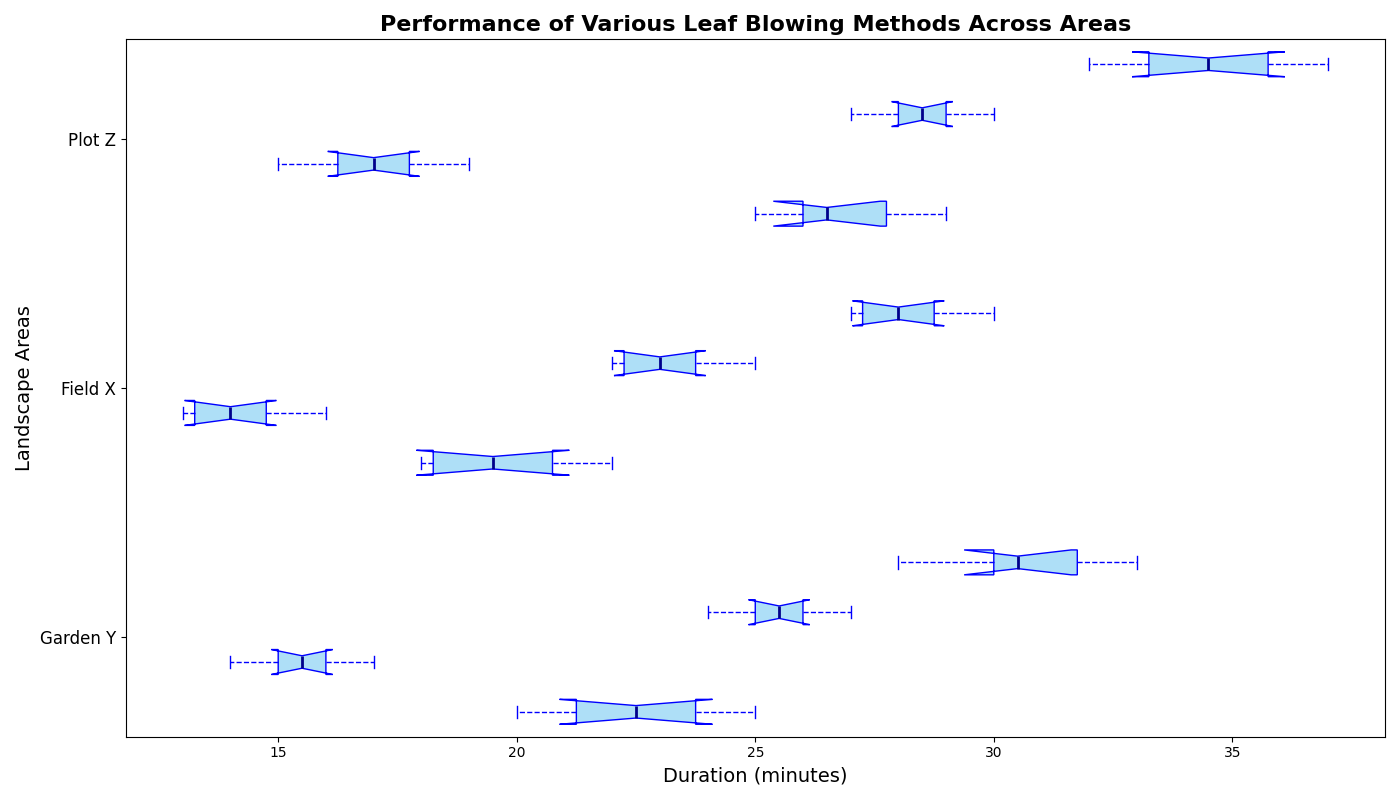

Write Python code to recreate this figure.
import matplotlib.pyplot as plt
import numpy as np

# Updated technique and lawn names
techniques = ['Fast Sweep', 'Crater', 'Accurate', 'Eco Friendly Mode']
lawns = ['Garden Y', 'Field X', 'Plot Z']

# Data remains the same
sweep_data = [[20, 22, 23, 21, 24, 25], [18, 20, 18, 21, 19, 22], [25, 27, 26, 28, 26, 29]]
blast_data = [[15, 16, 14, 17, 15, 16], [14, 13, 15, 14, 13, 16], [17, 16, 18, 17, 15, 19]]
precision_data = [[25, 26, 24, 27, 25, 26], [23, 22, 24, 23, 22, 25], [28, 29, 27, 30, 28, 29]]
eco_mode_data = [[30, 32, 28, 31, 30, 33], [28, 27, 29, 28, 27, 30], [35, 34, 32, 36, 33, 37]]

box_data = [
    sweep_data[0], blast_data[0], precision_data[0], eco_mode_data[0],  
    sweep_data[1], blast_data[1], precision_data[1], eco_mode_data[1],  
    sweep_data[2], blast_data[2], precision_data[2], eco_mode_data[2]
]

positions = [1, 2, 3, 4, 6, 7, 8, 9, 11, 12, 13, 14]

fig, ax = plt.subplots(figsize=(14, 8))

# Style remains unchanged
boxprops = dict(facecolor='#AEDFF7', color='blue')
whiskerprops = dict(color='blue', linestyle='--')
capprops = dict(color='blue')
flierprops = dict(markerfacecolor='red', marker='o', markersize=8, linestyle='none')
medianprops = dict(color='darkblue', linewidth=2)

ax.boxplot(box_data, positions=positions, patch_artist=True, notch=True, vert=False,
           boxprops=boxprops, whiskerprops=whiskerprops,
           capprops=capprops, flierprops=flierprops,
           medianprops=medianprops)

# Update y-ticks to reflect new lawn names
ax.set_yticks([2.5, 7.5, 12.5])
ax.set_yticklabels(lawns, fontsize=12)
ax.set_ylabel("Landscape Areas", fontsize=14)  # Altered axis label
ax.set_xlabel("Duration (minutes)", fontsize=14)  # Altered axis label

# Updated title
plt.title("Performance of Various Leaf Blowing Methods Across Areas", fontsize=16, fontweight='bold')

plt.tight_layout()

plt.show()
